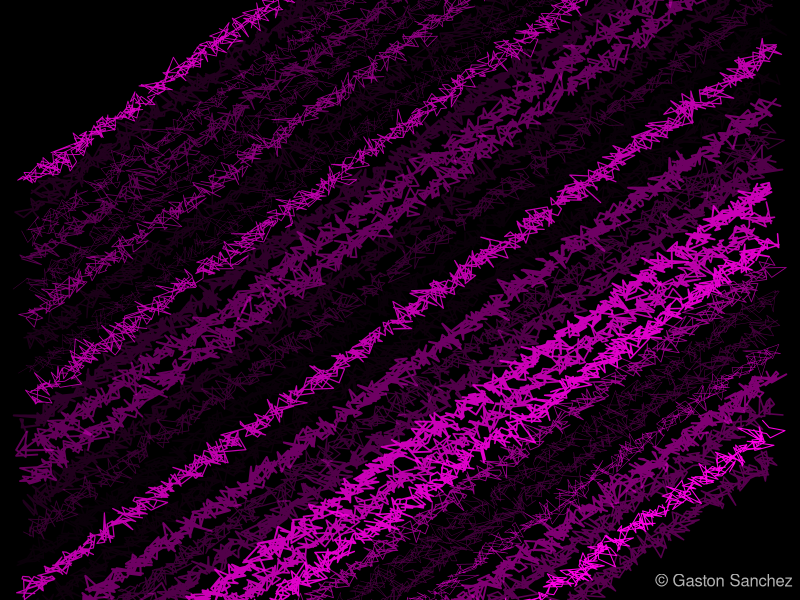

Source code (R):
# ========================================================================
# Pink Barbs
# ========================================================================
# generate pairs of x-y values
x <- seq(1, 100, length = 1000)
y <- x + rnorm(1000)


png("pink_barbs.png", width = 700, height = 400)
# set graphical paramters
op <- par(bg = "black", mar = rep(0, 4))
# plot
plot(x, y, type = 'n')
for (i in seq(-80, 70, by = 5))
{
  lines(x + rnorm(1000), x + i + rnorm(1000, 2), pch = 19, 
        col = hsv(0.85, 1, 1, runif(1000)), 
        lwd = sample(seq(0.3, 2, length = 20), 1))
}
# signature
legend("bottomright", legend = "© Gaston Sanchez", bty = "n", 
       text.col = "gray70")
# reset par
par(op)
dev.off()